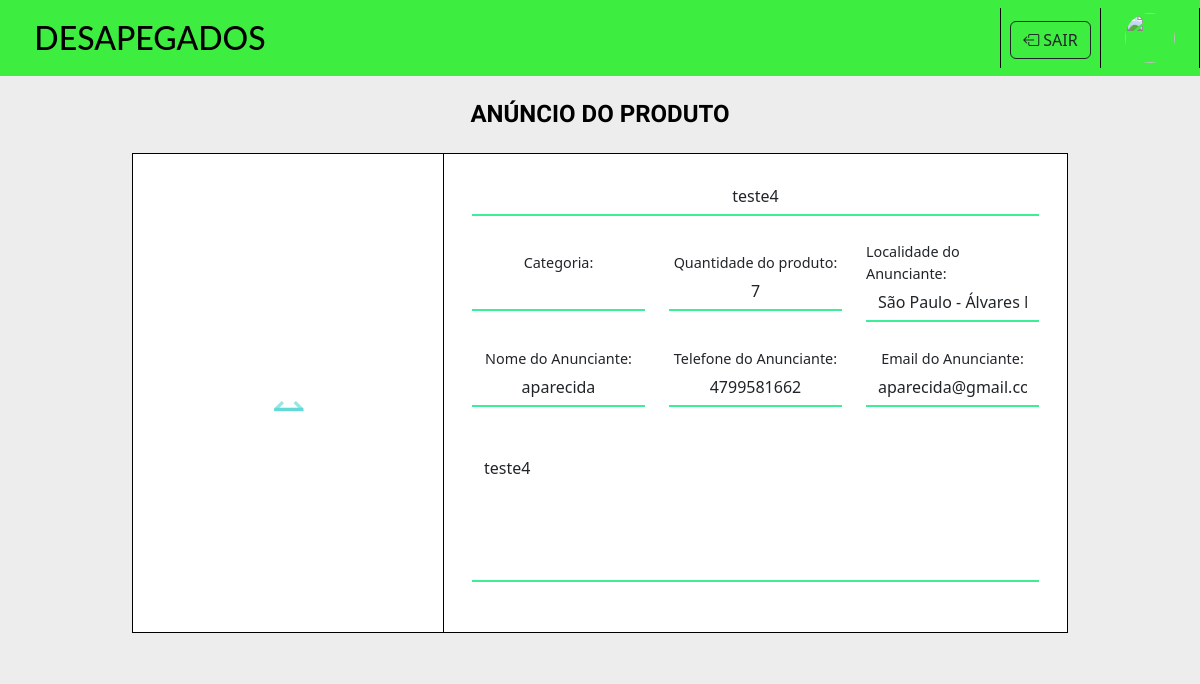
The page /pages/exibirAnuncioProduto.php?id_produto=42 (signed in) on the database as committed earlier.
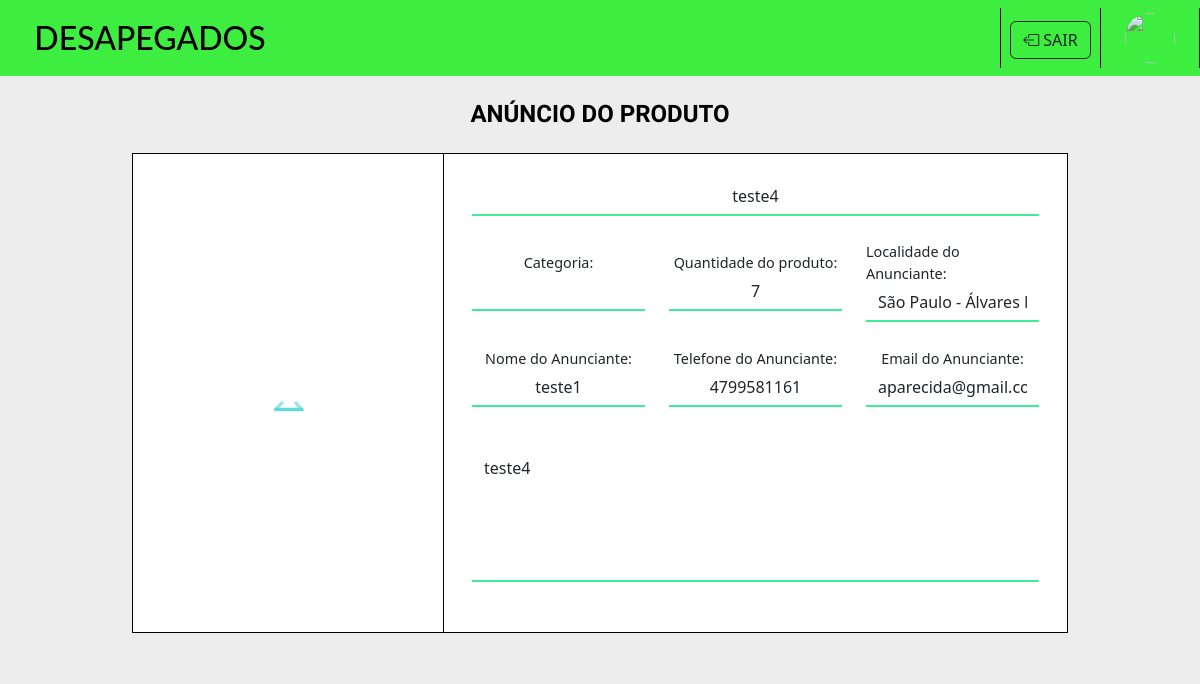
The same page on the database as committed later.
### tables this page shows
CREATE TABLE `produtos` (
  `id_produto` int(10) UNSIGNED ZEROFILL NOT NULL,
  `nome_produto` varchar(255) DEFAULT NULL,
  `quantidade_produto` int(10) UNSIGNED DEFAULT NULL COMMENT 'quantidade desse produto',
  `id_categoria_produto` int(10) UNSIGNED DEFAULT NULL COMMENT 'chave estrangera da categoria do produto.',
  `descri_produto` text DEFAULT NULL,
  `fotos_produto` varchar(255) DEFAULT NULL COMMENT 'fotos do produto desse anúncio',
  `data_postagem` date DEFAULT NULL COMMENT 'data de postagem do anúncio',
  `id_usuario` int(11) UNSIGNED ZEROFILL DEFAULT NULL
);

CREATE TABLE `usuarios` (
  `id_usuario` int(11) UNSIGNED ZEROFILL NOT NULL COMMENT 'id do usuario',
  `nome_usuario` varchar(255) DEFAULT NULL COMMENT 'nome do usuario',
  `telefone_usuario` varchar(15) DEFAULT NULL COMMENT 'telefone do usuario',
  `senha_usuario` varchar(255) DEFAULT NULL COMMENT 'senha do usuário',
  `email_usuario` varchar(100) DEFAULT NULL COMMENT 'email do usuario',
  `estado_usuario` varchar(50) DEFAULT NULL COMMENT 'estado do usuario',
  `cidade_usuario` varchar(50) DEFAULT NULL COMMENT 'cidade do usuario',
  `data_cadastro` date DEFAULT NULL COMMENT 'tempo de cadastro do usuario',
  `nivel_usuario` tinyint(1) DEFAULT NULL COMMENT 'nivel de cadastro do  usuario cadastrado',
  `foto_usuario` varchar(21844) DEFAULT NULL
);

### config/consultasGerais.php (called while the page is built, shortened)
<?php
function carregarAnuncioProduto($conn, $id_produto, $exibir_anunciante){
    $stmt = $conn->stmt_init();
    if($exibir_anunciante == true){
        $stmt = $conn->prepare("SELECT * FROM produtos pro INNER JOIN usuarios usu ON pro.id_usuario = usu.id_usuario WHERE pro.id_produto = ?");
    }else{
        $stmt = $conn->prepare("SELECT * FROM produtos WHERE id_produto = ?");
    }
    $stmt->bind_param("s", $id_produto);
    $stmt->execute();
    $result = $stmt->get_result();
    if ($result->num_rows > 0) {
        $row = $result->fetch_assoc();
        return $row;
    } else {
        return null;
    }
}
?>

### pages/exibirAnuncioProduto.php (the view, shortened to what the changed rows need)
<?php
require '../config/conexao.php';
require '../config/consultasGerais.php';
if(isset($_GET['id_produto'])){
  $dadosAnuncio = carregarAnuncioProduto($conn, $_GET['id_produto'], true);
}
?>
<!doctype html>
<html lang="PT-BR">
  <head>
    <link href="https://cdn.jsdelivr.net/npm/bootstrap@5.3.3/dist/css/bootstrap.min.css" rel="stylesheet">
    <link rel="stylesheet" href="https://cdnjs.cloudflare.com/ajax/libs/font-awesome/4.7.0/css/font-awesome.min.css">
    <link rel="stylesheet" href="https://cdn.jsdelivr.net/npm/bootstrap-icons@1.11.3/font/bootstrap-icons.min.css">
    <link rel="stylesheet" href="../assets/styles/exibirAnuncioProduto.css">
    <link rel="stylesheet" href="../assets/styles/headerLogado.css">
    <link rel="stylesheet" href="../assets/styles/headerDeslogado.css">
  </head>
  <body>
    <header>
      <?php
        if(isset($_SESSION['id_usuario']) && $_SESSION['id_usuario'] != ""){
          include_once '../components/headerLogado.php';
        }else{
          include_once '../components/headerDeslogado.php';
        }
      ?>
    </header>
    <section class="section m-0 p-4 d-flex justify-content-center align-items-center col-sm-12 d-flex flex-column">
      <div class="container col-10 mt-3 d-flex" style="height: 480px">
        <form id="formCadastroAnuncio" method="POST" action="" class="d-flex col-12">
          <div class="containerDireita col-8 d-flex flex-column h-100 justify-content-between align-items-center ps-3 pe-3 p-4">
            <div class="row col-12">
              <div class="tituloAnuncio d-flex justify-content-center align-items-center col-12">
                <input type="text" class="form-control text-center disabledBackground" id="iNomeAnuncioProduto" name="nNomeAnuncioProduto" value="<?php echo $dadosAnuncio['nome_produto'] ?>" disabled>
              </div>
            </div>
            <div class="row col-12">
              <div class="quantidade d-flex flex-column justify-content-center align-items-center col-4">
                <label for="quantidade">Quantidade do produto:</label>
                <input type="text" class="form-control text-center disabledBackground" id="iQuantidadeProduto" name="nQuantidadeProduto" value="<?php echo $dadosAnuncio['quantidade_produto'] ?>" disabled>
              </div>
              <div class="localidade d-flex flex-column justify-content-center align-items-center col-4" >
                <label for="localidade">Localidade do Anunciante:</label>
                <input type="text" class="form-control text-center disabledBackground" id="iLocalidadeAnunciante" name="nLocalidadeAnunciante" value="<?php echo $dadosAnuncio["estado_usuario"] ?> - <?php echo $dadosAnuncio["cidade_usuario"] ?>" disabled>
              </div>
            </div>
            <div class="row col-12">
              <div class="nome d-flex flex-column justify-content-center align-items-center col-4">
                <label for="nome_anunciante" >Nome do Anunciante:</label>
                <input type="text" class="form-control text-center disabledBackground" id="iNomeAnunciante" name="nNomeAnunciante" value="<?php echo $dadosAnuncio['nome_usuario'] ?>" disabled>
              </div>
              <div class="telefone d-flex flex-column justify-content-center align-items-center col-4">
                <label for="telefone_anunciante" >Telefone do Anunciante:</label>
                <input type="text" class="form-control text-center disabledBackground" id="iTelefoneAnunciante" name="nTelefoneAnunciante" value="<?php echo $dadosAnuncio['telefone_usuario'] ?>" disabled>
              </div>
              <div class="email d-flex flex-column justify-content-center align-items-center col-4">
                <label for="email_anunciante" >Email do Anunciante:</label>
                <input type="text" class="form-control text-center disabledBackground" id="iEmailAnunciante" name="nEmailAnunciante" value="<?php echo $dadosAnuncio['email_usuario'] ?>" disabled>
              </div>
            </div>
            <div class="row col-12">
              <div class="form-floating nome d-flex flex-column justify-content-center align-items-center col-12">
                <textarea class="form-control textarea disabledBackground" name="nDescricaoAnuncioProduto" id="iDescricaoAnuncioProduto" disabled><?php echo $dadosAnuncio['descri_produto'] ?></textarea>
              </div>
            </div>
          </div>
        </form>
      </div>
    </section>
  </body>
</html>

Rows that differ between the two databases and show on the page:
changed through a linked row, produtos "teste4": nNomeAnunciante "aparecida" → "teste1"; nTelefoneAnunciante "4799581662" → "4799581161"
